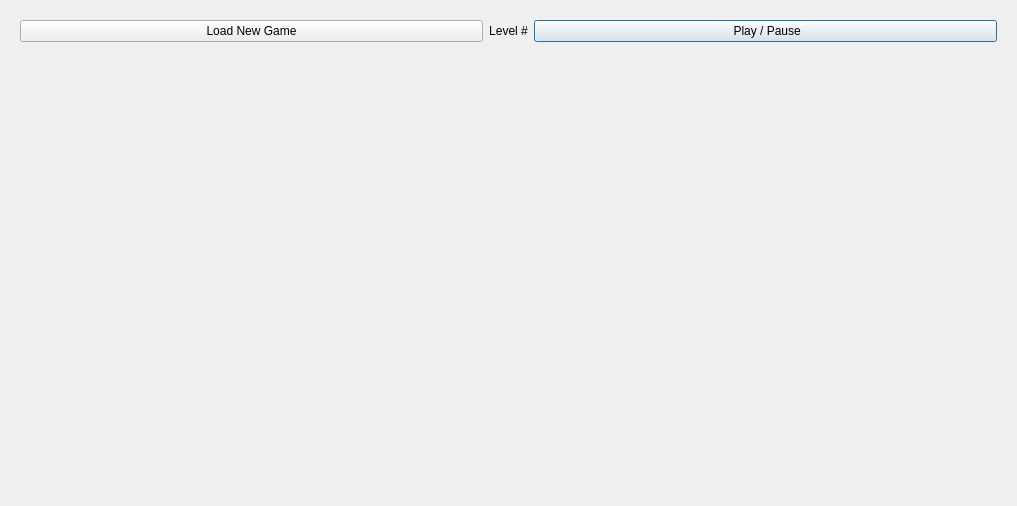
<?xml version="1.0" encoding="UTF-8"?>
<ui version="4.0">
 <class>SurfaceGame</class>
 <widget class="QFrame" name="SurfaceGame">
  <property name="geometry">
   <rect>
    <x>0</x>
    <y>0</y>
    <width>1017</width>
    <height>506</height>
   </rect>
  </property>
  <property name="sizePolicy">
   <sizepolicy hsizetype="Fixed" vsizetype="Preferred">
    <horstretch>0</horstretch>
    <verstretch>0</verstretch>
   </sizepolicy>
  </property>
  <property name="windowTitle">
   <string>Frame</string>
  </property>
  <layout class="QVBoxLayout" name="verticalLayout">
   <item>
    <widget class="QFrame" name="horizontalFrame">
     <property name="sizePolicy">
      <sizepolicy hsizetype="Preferred" vsizetype="Fixed">
       <horstretch>0</horstretch>
       <verstretch>0</verstretch>
      </sizepolicy>
     </property>
     <layout class="QHBoxLayout" name="horizontalLayout">
      <item>
       <widget class="QPushButton" name="buttonSR">
        <property name="text">
         <string>Load New Game</string>
        </property>
       </widget>
      </item>
      <item>
       <widget class="QLabel" name="labelLevel">
        <property name="sizePolicy">
         <sizepolicy hsizetype="Maximum" vsizetype="Preferred">
          <horstretch>0</horstretch>
          <verstretch>0</verstretch>
         </sizepolicy>
        </property>
        <property name="text">
         <string>Level #</string>
        </property>
        <property name="alignment">
         <set>Qt::AlignCenter</set>
        </property>
       </widget>
      </item>
      <item>
       <widget class="QPushButton" name="buttonPP">
        <property name="enabled">
         <bool>true</bool>
        </property>
        <property name="text">
         <string> Play / Pause</string>
        </property>
        <property name="checkable">
         <bool>true</bool>
        </property>
        <property name="autoDefault">
         <bool>true</bool>
        </property>
        <property name="default">
         <bool>true</bool>
        </property>
       </widget>
      </item>
     </layout>
    </widget>
   </item>
   <item>
    <layout class="QHBoxLayout" name="horizontalLayout_3">
     <property name="spacing">
      <number>0</number>
     </property>
     <item>
      <widget class="QFrame" name="frameScoreLeft">
       <property name="sizePolicy">
        <sizepolicy hsizetype="Maximum" vsizetype="Preferred">
         <horstretch>0</horstretch>
         <verstretch>0</verstretch>
        </sizepolicy>
       </property>
       <layout class="QVBoxLayout" name="verticalLayout_3"/>
      </widget>
     </item>
     <item>
      <widget class="SurfaceFrame" name="frameSurface">
       <property name="sizePolicy">
        <sizepolicy hsizetype="Fixed" vsizetype="Preferred">
         <horstretch>0</horstretch>
         <verstretch>0</verstretch>
        </sizepolicy>
       </property>
       <property name="frameShape">
        <enum>QFrame::StyledPanel</enum>
       </property>
       <property name="frameShadow">
        <enum>QFrame::Raised</enum>
       </property>
      </widget>
     </item>
     <item>
      <widget class="QFrame" name="frameScoreRight">
       <property name="sizePolicy">
        <sizepolicy hsizetype="Maximum" vsizetype="Preferred">
         <horstretch>0</horstretch>
         <verstretch>0</verstretch>
        </sizepolicy>
       </property>
       <layout class="QVBoxLayout" name="verticalLayout_2"/>
      </widget>
     </item>
    </layout>
   </item>
   <item>
    <widget class="QFrame" name="frameScore">
     <property name="sizePolicy">
      <sizepolicy hsizetype="Preferred" vsizetype="Maximum">
       <horstretch>0</horstretch>
       <verstretch>0</verstretch>
      </sizepolicy>
     </property>
     <layout class="QHBoxLayout" name="horizontalLayout_2"/>
    </widget>
   </item>
  </layout>
 </widget>
 <customwidgets>
  <customwidget>
   <class>SurfaceFrame</class>
   <extends>QFrame</extends>
   <header>SurfaceFrame.h</header>
   <container>1</container>
  </customwidget>
 </customwidgets>
 <resources/>
 <connections/>
</ui>
